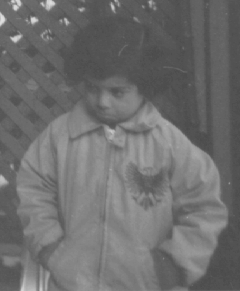
%> input picture Traitement des Images/TDs/TD1/pout.tif, 240 x 291 px
$ octave Exo4.m   (GNU Octave 9; MATLAB toolbox functions it lacks are replaced by stand-ins)
%> lines starting %> are read from the running program, lines starting %| are printed output that depends on the picture
% Charger l'image
img = imread('pout.tif');
%> img is the input picture: size 291x240 uint8; min 74, max 224, mean 110.3
imshow(img); title('Image originale');

% Afficher l'histogramme de l'image originale
figure;
subplot(1,2,1);
imshow(img); title('Image originale');
subplot(1,2,2);
imhist(img); title('Histogramme de l image originale');
%> after `title('Histogramme de l image originale')`:
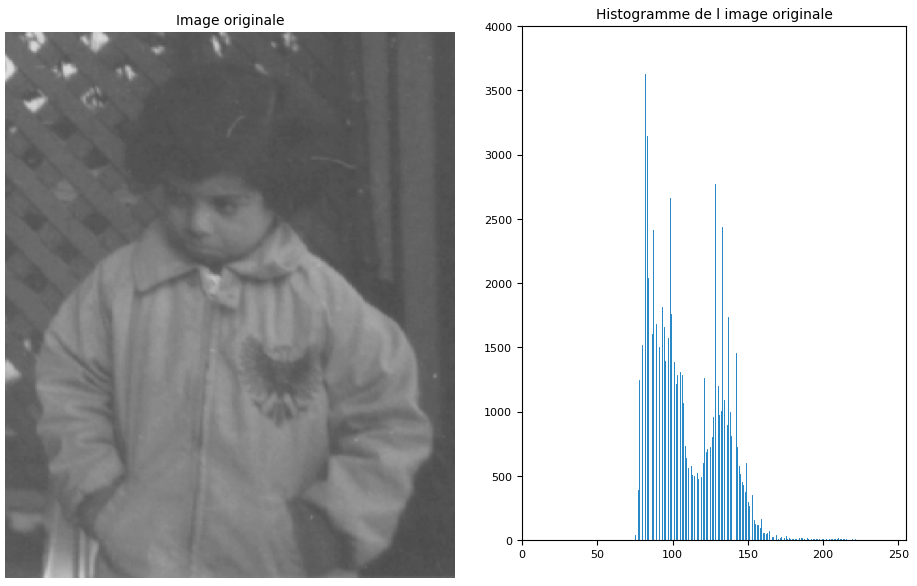
%> figure redrawn from the program's plot data, 2 panels

% Appliquer l'égalisation d'histogramme pour améliorer le contraste
img_contraste = histeq(img);
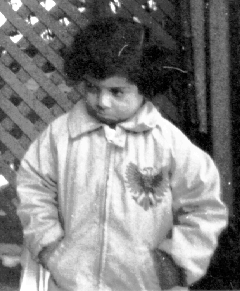
%> img_contraste: size 291x240 uint8; min 0, max 255, mean 128.4
figure;
subplot(1,2,1);
imshow(img_contraste); title('Image avec contraste amélioré');

subplot(1,2,2);
imhist(img_contraste); title('Histogramme de l image avec contraste ameliore');
%> after `title('Histogramme de l image avec contraste ameliore')`:
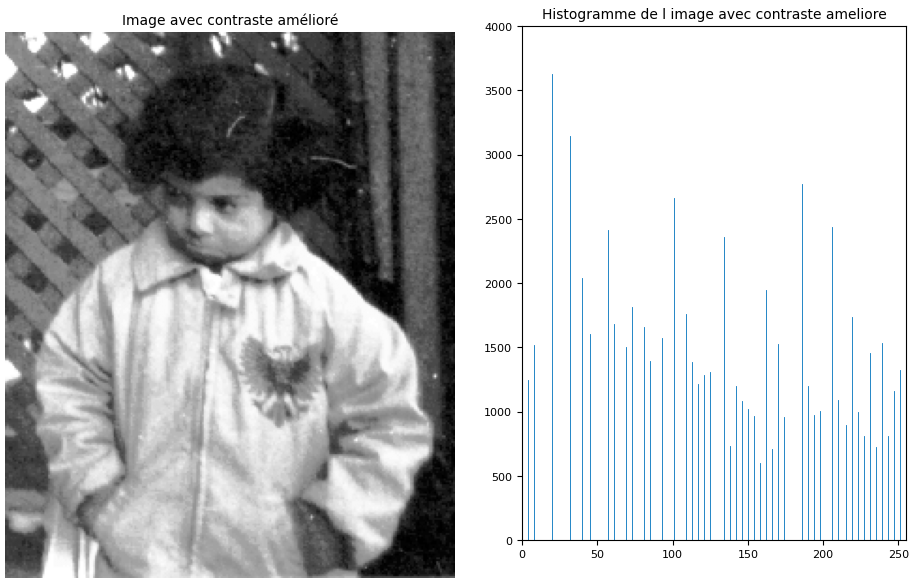
%> figure redrawn from the program's plot data, 2 panels


figure,
subplot(1,2,1);
J= imadjust(img);
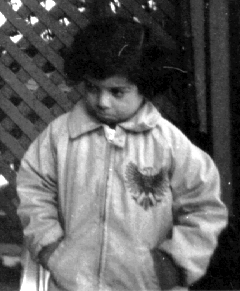
%> J: size 291x240 uint8; min 0, max 255, mean 98.7
imshow(J);
subplot(1,2,2);
imhist(J);
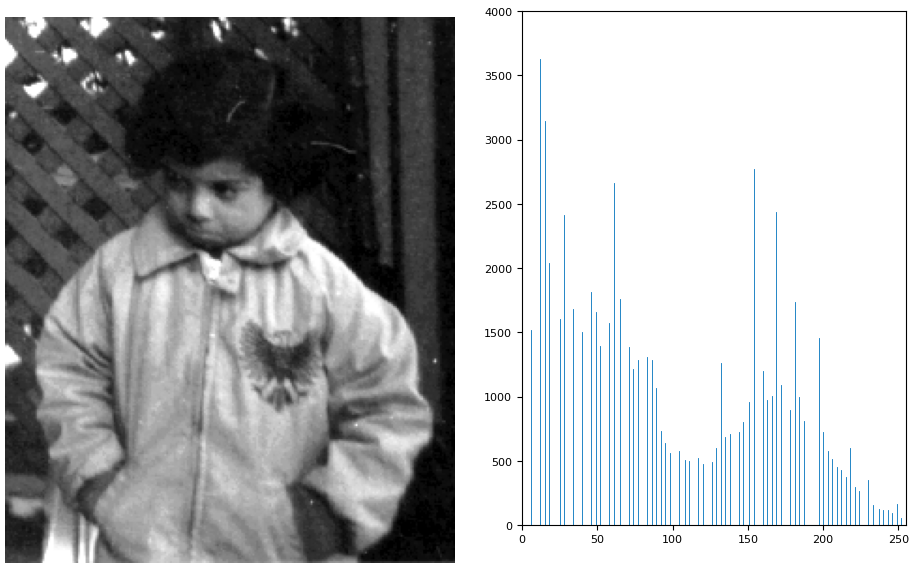
%> figure redrawn from the program's plot data, 2 panels
